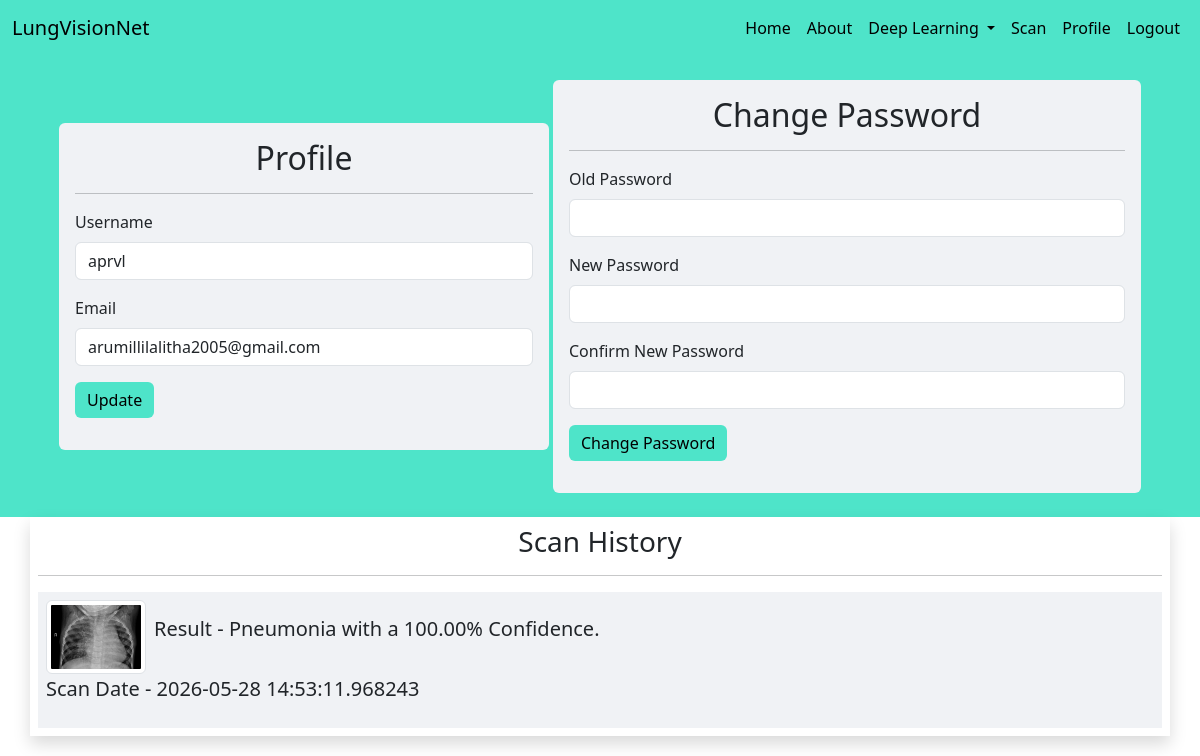
The page /profile (signed in) on the database its author committed.
### app.py (models this page shows, shortened)
class User(db.Model):
    id = db.Column(db.Integer, primary_key = True)
    username = db.Column(db.String(128),unique=True, nullable = False)
    email = db.Column(db.String(128),unique=True, nullable = False)
    password = db.Column(db.String(128), nullable = False)
    def to_dict(self):
        return {
            'id': self.id,
            'username': self.username,
            'email': self.email
        }

class History(db.Model):
    id = db.Column(db.Integer,primary_key=True)
    userId = db.Column(db.Integer,db.ForeignKey('user.id'))
    image = db.Column(db.String(128),nullable=False)
    result = db.Column(db.String(128),nullable=False)
    date_created = db.Column(db.DateTime,default=datetime.utcnow)
    def to_dict(self):
        return {
            'id': self.id,
            'userId': self.userId,
            'image': self.image,
            'result': self.result,
            'date_created': self.date_created
        }

### app.py (the view)
@app.route('/profile')
def profile():
    details,history = getUser()
    return render_template('profile.html',details=details,history_items=history)

### app.py (called while the page is built)
def getUser():
    userId = session['userId']
    data = User.query.get(userId)
    details = data.to_dict()
    data = History.query.filter(History.userId == userId).order_by(History.date_created.desc()).all()
    history = []
    for data in data:
        history.append(data.to_dict())
    return details,history

### templates/profile.html (shortened to what this page needs)
<!DOCTYPE html>
<html lang="en">
<head>
</head>
<body>
    {% include 'navbar.html' %}
    <div class="container-fluid p-4 bg-primary">
        <div class="row d-flex align-items-center justify-content-center gap-1  ">
            <div class="col-md-5 rounded bg-primary-subtle text-main p-3" style="height: fit-content;">
                <h2 class="text-center">Profile</h2>
                <hr>
                <form action="/update" method="post">
                    <div class="mb-3">
                        <label for="name" class="form-label">Username</label>
                        <input type="text" class="form-control" id="name" name="name" value="{{details.username}}">
                    </div>
                    <div class="mb-3">
                        <label for="email" class="form-label">Email</label>
                        <input type="email" class="form-control" id="email" name="email" value="{{details.email}}">
                    </div>
                    <div class="mb-3">
                        <button class="btn btn-primary" type="submit">Update</button>
                    </div>
                </form>
            </div>
            <div class="col-md-6 rounded bg-primary-subtle text-main p-3">
                <h2 class="text-center">Change Password</h2>
                <hr>
                <form action="/changePassword" method="post">
                    <div class="mb-3">
                        <label for="oldPass" class="form-label">Old Password</label>
                        <input type="password" class="form-control" id="oldPass" name="oldPass">
                    </div>
                    <div class="mb-3">
                        <label for="newPass" class="form-label">New Password</label>
                        <input type="password" class="form-control" id="newPass" name="newPass">
                    </div>
                    <div class="mb-3">
                        <label for="confPass" class="form-label">Confirm New Password</label>
                        <input type="password" class="form-control" id="confPass" name="confPass">
                    </div>
                    <div class="mb-3">
                        <button class="btn btn-primary" type="submit">Change Password</button>
                    </div>
                </form>
            </div>
        </div>
    </div>
    {% if history_items %}
    <div class="container shadow p-2">
        <h3 class="text-center">Scan History</h3>
        <hr>
        {% for history in history_items %}
        <div class=" bg-primary-subtle text-main p-2 mt-2">
            <div class="d-flex align-items-center gap-2">
                <img src="{{history.image}}" alt="" class="img-thumbnail" width="100">
                <p class="fs-5">Result - {{history.result}}</p>
            </div>
            <p class="fs-5">Scan Date - {{history.date_created}}</p>
        </div>
        {% endfor %}
    </div>
    {% endif %}
</body>
</html>

### static/css/styles.css (style rules this page uses)
.bg-primary { background-color: #4ee4c9 !important; }
.bg-primary-subtle { background-color: #f0f2f5 !important; }
.btn-primary { background-color: #4ee4c9 !important; color: #000 !important; border: none; }

### rows shown on the page
User: name "aprvl", email "arumillilalitha2005@gmail.com"
History: image (picture), result "Pneumonia with a 100.00% Confidence.", date_created "2026-05-28 14:53:11.968243"
